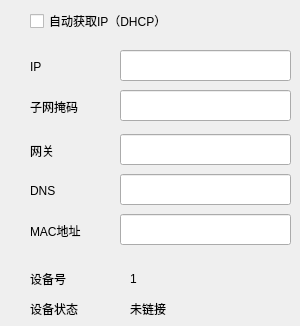
     <widget class="QWidget" name="page_network_wireless">
      <widget class="QCheckBox" name="checkBox_wireless_dhcp">
       <property name="geometry">
        <rect>
         <x>30</x>
         <y>10</y>
         <width>171</width>
         <height>22</height>
        </rect>
       </property>
       <property name="text">
        <string>自动获取IP（DHCP）</string>
       </property>
      </widget>
      <widget class="QLabel" name="label_wireless_ip">
       <property name="geometry">
        <rect>
         <x>30</x>
         <y>56</y>
         <width>81</width>
         <height>21</height>
        </rect>
       </property>
       <property name="text">
        <string>IP</string>
       </property>
      </widget>
      <widget class="QLineEdit" name="lineEdit_wireless_ip">
       <property name="geometry">
        <rect>
         <x>120</x>
         <y>50</y>
         <width>171</width>
         <height>31</height>
        </rect>
       </property>
      </widget>
      <widget class="QLabel" name="label_wireless_gateway">
       <property name="geometry">
        <rect>
         <x>30</x>
         <y>140</y>
         <width>81</width>
         <height>21</height>
        </rect>
       </property>
       <property name="text">
        <string>网关</string>
       </property>
      </widget>
      <widget class="QLineEdit" name="lineEdit_wireless_gateway">
       <property name="geometry">
        <rect>
         <x>120</x>
         <y>134</y>
         <width>171</width>
         <height>31</height>
        </rect>
       </property>
      </widget>
      <widget class="QLabel" name="label_wireless_dns">
       <property name="geometry">
        <rect>
         <x>30</x>
         <y>180</y>
         <width>81</width>
         <height>21</height>
        </rect>
       </property>
       <property name="text">
        <string>DNS</string>
       </property>
      </widget>
      <widget class="QLineEdit" name="lineEdit_wireless_dns">
       <property name="geometry">
        <rect>
         <x>120</x>
         <y>174</y>
         <width>171</width>
         <height>31</height>
        </rect>
       </property>
      </widget>
      <widget class="QLabel" name="label_wireless_mask">
       <property name="geometry">
        <rect>
         <x>30</x>
         <y>96</y>
         <width>81</width>
         <height>21</height>
        </rect>
       </property>
       <property name="text">
        <string>子网掩码</string>
       </property>
      </widget>
      <widget class="QLineEdit" name="lineEdit_wireless_mask">
       <property name="geometry">
        <rect>
         <x>120</x>
         <y>90</y>
         <width>171</width>
         <height>31</height>
        </rect>
       </property>
      </widget>
      <widget class="QLabel" name="label_wireless_mac">
       <property name="geometry">
        <rect>
         <x>30</x>
         <y>220</y>
         <width>81</width>
         <height>21</height>
        </rect>
       </property>
       <property name="text">
        <string>MAC地址</string>
       </property>
      </widget>
      <widget class="QLineEdit" name="lineEdit_wireless_mac">
       <property name="geometry">
        <rect>
         <x>120</x>
         <y>214</y>
         <width>171</width>
         <height>31</height>
        </rect>
       </property>
      </widget>
      <widget class="QLabel" name="label_wireless_deviceId">
       <property name="geometry">
        <rect>
         <x>30</x>
         <y>270</y>
         <width>67</width>
         <height>17</height>
        </rect>
       </property>
       <property name="text">
        <string>设备号</string>
       </property>
      </widget>
      <widget class="QLabel" name="label_wireless_deviceStatus">
       <property name="geometry">
        <rect>
         <x>30</x>
         <y>300</y>
         <width>67</width>
         <height>17</height>
        </rect>
       </property>
       <property name="text">
        <string>设备状态</string>
       </property>
      </widget>
      <widget class="QLabel" name="label_wireless_id">
       <property name="geometry">
        <rect>
         <x>130</x>
         <y>270</y>
         <width>67</width>
         <height>17</height>
        </rect>
       </property>
       <property name="text">
        <string>1</string>
       </property>
      </widget>
      <widget class="QLabel" name="label_wireless_status">
       <property name="geometry">
        <rect>
         <x>130</x>
         <y>300</y>
         <width>67</width>
         <height>17</height>
        </rect>
       </property>
       <property name="text">
        <string>未链接</string>
       </property>
      </widget>
     </widget>
